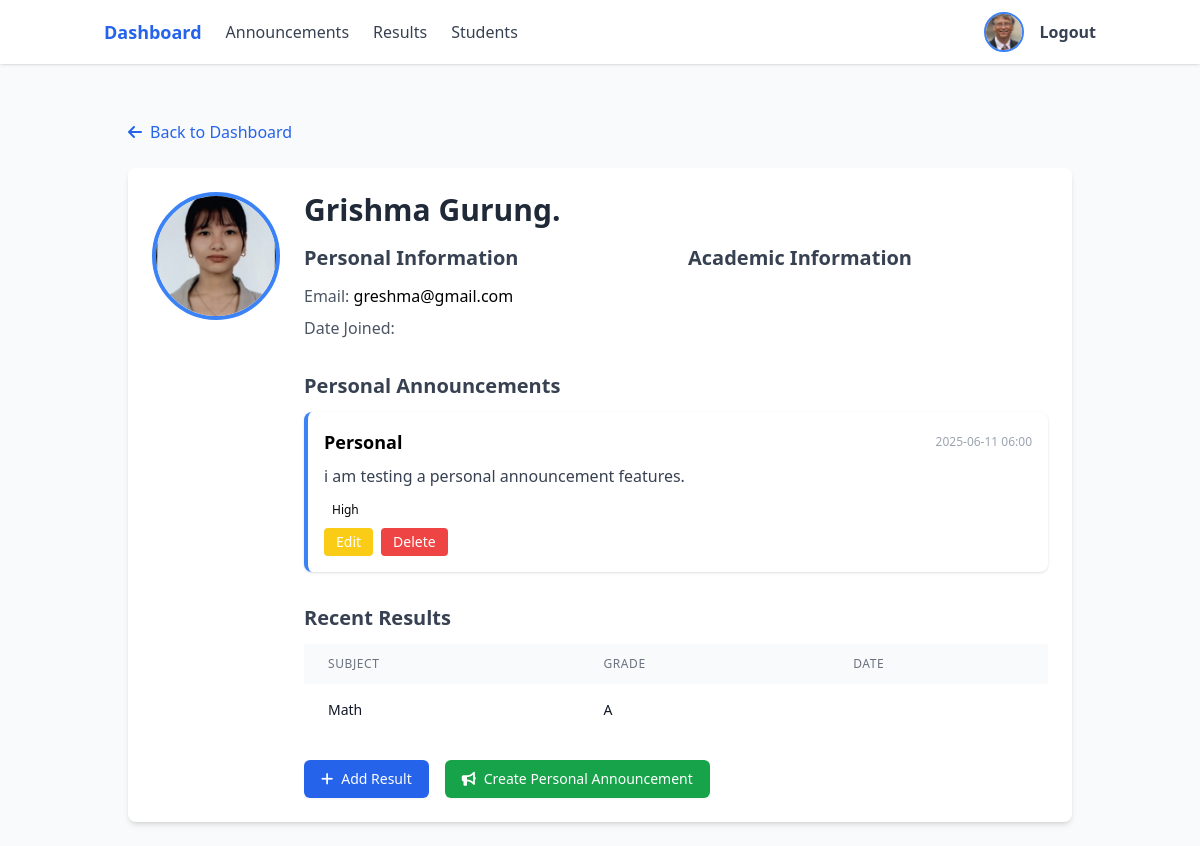
The app's page /teacher/students/3/ (signed in), older data.
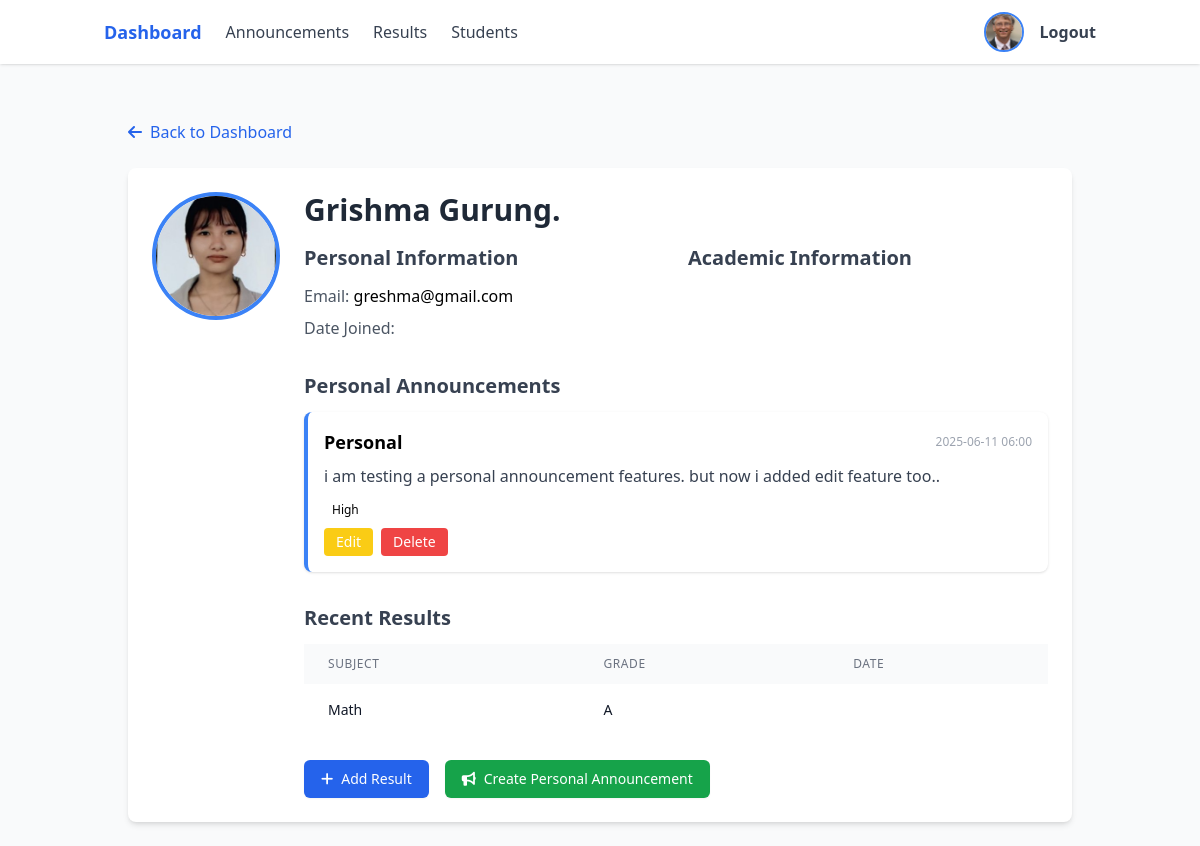
The same page, newer data.
### users/models.py (models this page shows, shortened)
class Announcement(models.Model):
    PRIORITY_CHOICES = [
        ('low', 'Low'),
        ('medium', 'Medium'),
        ('high', 'High'),
    ]
    title = models.CharField(max_length=200)
    content = models.TextField()
    created_by = models.ForeignKey(User, on_delete=models.CASCADE, related_name='announcements_created')
    created_at = models.DateTimeField(default=timezone.now)
    priority = models.CharField(max_length=10, choices=PRIORITY_CHOICES, default='medium')
    is_active = models.BooleanField(default=True)
    student = models.ForeignKey(User, on_delete=models.CASCADE, related_name='announcements', null=True, blank=True,
                              help_text='If set, this announcement is only visible to this specific student')
    class Meta:
        ordering = ['-created_at']

### users/views.py (the view)
# urls.py: path('teacher/students/<int:student_id>/', views.teacher_student_detail, name='teacher_student_detail'),
@login_required
def teacher_student_detail(request, student_id):
    if not request.user.is_teacher:
        return redirect('login')
    student = get_object_or_404(User, id=student_id, role='student')
    student_results = Result.objects.filter(student=student)
    context = {
        'student': student,
        'student_results': student_results,
    }
    return render(request, 'users/teacher_student_detail.html', context)

### users/models.py (called while the page is built)
    @property
    def is_teacher(self):
        return self.role == 'teacher'

    def get_full_name(self):
        return self.full_name or self.email.split('@')[0]

### users/templates/users/teacher_student_detail.html (shortened to what the changed rows need)
{% extends 'users/base.html' %}
{% block content %}
<div class="container mx-auto p-6">
    <div class="bg-white rounded-lg shadow-md p-6">
        <div class="flex items-start space-x-6">
            <div class="flex-grow">
                <h1 class="text-3xl font-bold text-gray-800 mb-4">{{ student.get_full_name }}</h1>
                <div class="grid grid-cols-1 md:grid-cols-2 gap-6">
                    <div>
                        <h2 class="text-xl font-semibold text-gray-700 mb-3">Personal Information</h2>
                    </div>
                    <div>
                        <h2 class="text-xl font-semibold text-gray-700 mb-3">Academic Information</h2>
                    </div>
                </div>
                <div class="mt-8">
                    <h2 class="text-xl font-semibold text-gray-700 mb-3">Personal Announcements</h2>
                    {% if student.announcements.all %}
                        <div class="space-y-4">
                            {% for announcement in student.announcements.all %}
                                <div class="bg-white border-l-4 border-blue-500 rounded-lg shadow p-4">
                                    <div class="flex items-center justify-between mb-2">
                                        <h3 class="text-lg font-semibold">{{ announcement.title }}</h3>
                                        <span class="text-xs text-gray-400">{{ announcement.created_at|date:"Y-m-d H:i" }}</span>
                                    </div>
                                    <p class="text-gray-700 mb-2">{{ announcement.content|truncatewords:20 }}</p>
                                    <span class="text-xs px-2 py-1 rounded bg-{{ announcement.priority }}-100 text-{{ announcement.priority }}-700">{{ announcement.get_priority_display }}</span>
                                    <div class="flex space-x-2 mt-2">
                                        <a href="{% url 'teacher_edit_announcement' announcement.id %}" class="px-3 py-1 bg-yellow-400 text-white rounded hover:bg-yellow-500 text-sm">Edit</a>
                                        <a href="{% url 'teacher_delete_announcement' announcement.id %}" class="px-3 py-1 bg-red-500 text-white rounded hover:bg-red-600 text-sm">Delete</a>
                                    </div>
                                </div>
                            {% endfor %}
                        </div>
                    {% else %}
                        <p class="text-gray-600">No personal announcements for this student.</p>
                    {% endif %}
                </div>
                <div class="mt-8">
                    <h2 class="text-xl font-semibold text-gray-700 mb-3">Recent Results</h2>
                    {% if student_results %}
                        <div class="overflow-x-auto">
                            <table class="min-w-full bg-white">
                                <thead class="bg-gray-50">
                                    <tr>
                                        <th class="px-6 py-3 text-left text-xs font-medium text-gray-500 uppercase tracking-wider">Subject</th>
                                        <th class="px-6 py-3 text-left text-xs font-medium text-gray-500 uppercase tracking-wider">Grade</th>
                                        <th class="px-6 py-3 text-left text-xs font-medium text-gray-500 uppercase tracking-wider">Date</th>
                                    </tr>
                                </thead>
                            </table>
                        </div>
                    {% else %}
                        <p class="text-gray-600">No results available yet.</p>
                    {% endif %}
                </div>
            </div>
        </div>
    </div>
</div>
{% endblock %}

Row changes from the older to the newer data that the page shows:
changed Announcement "Personal": content "i am testing a personal announcement features." → "i am testing a personal announcement features. but now i added edit feature too.."
